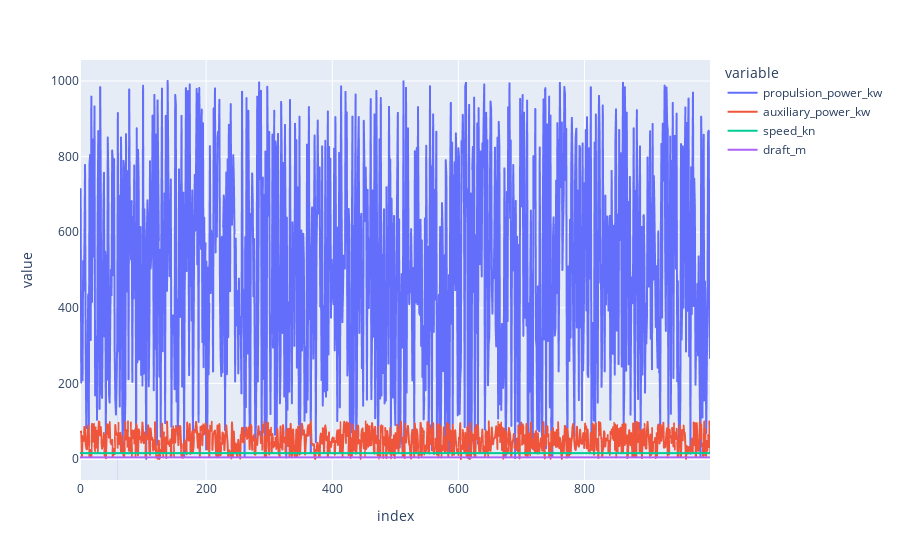

Notebook source saved alongside this figure:
### Code cell
time_array = np.arange(0, 1000, 1)
propulsion_power_array = np.random.random(len(time_array)) * 1000
auxiliary_power_array = np.random.random(len(time_array)) * 100
speed_array = np.random.random(len(time_array)) * 20
draft_array = np.random.random(len(time_array)) * 10

timeseries_result = TimeSeriesResult()
for time, propulsion_power, auxiliary_power in zip(
    time_array, propulsion_power_array, auxiliary_power_array
):
    timeseries_result.propulsion_power_timeseries.append(
        PropulsionPowerInstance(
            epoch_s=time,
            propulsion_power_kw=propulsion_power,
            auxiliary_power_kw=auxiliary_power,
        )
    )
    if random.random() > 0.9:
        timeseries_result.operation_profile.append(
            OperationProfilePoint(epoch_s=time, speed_kn=speed_kn, draft_m=draft_m)
        )

with open("timeseries_test_.sim", "wb") as file:
    file.write(timeseries_result.SerializeToString())

time_series = convert_proto_timeseries_to_pd_dataframe(timeseries_result)
assert np.allclose(time_series["auxiliary_power_kw"].values, auxiliary_power_array)
time_series.plot()

### Figure 1 — Plotly figure (JSON) as saved in the notebook; plotly's stock layout.template omitted (floating-point values rounded to 4 significant figures; data arrays with more than 128 entries replaced by an {"elided": "..."} marker saying what was removed)
{"data": [{"hovertemplate": "variable=propulsion_power_kw<br>index=%{x}<br>value=%{y}<extra></extra>", "legendgroup": "propulsion_power_kw", "line": {"color": "#636efa", "dash": "solid"}, "marker": {"symbol": "circle"}, "mode": "lines", "name": "propulsion_power_kw", "showlegend": true, "type": "scattergl", "x": {"elided": "1000 int values"}, "xaxis": "x", "y": {"elided": "1000 float values"}, "yaxis": "y"}, {"hovertemplate": "variable=auxiliary_power_kw<br>index=%{x}<br>value=%{y}<extra></extra>", "legendgroup": "auxiliary_power_kw", "line": {"color": "#EF553B", "dash": "solid"}, "marker": {"symbol": "circle"}, "mode": "lines", "name": "auxiliary_power_kw", "showlegend": true, "type": "scattergl", "x": {"elided": "1000 int values"}, "xaxis": "x", "y": {"elided": "1000 float values"}, "yaxis": "y"}, {"hovertemplate": "variable=speed_kn<br>index=%{x}<br>value=%{y}<extra></extra>", "legendgroup": "speed_kn", "line": {"color": "#00cc96", "dash": "solid"}, "marker": {"symbol": "circle"}, "mode": "lines", "name": "speed_kn", "showlegend": true, "type": "scattergl", "x": {"elided": "1000 int values"}, "xaxis": "x", "y": {"elided": "1000 float values"}, "yaxis": "y"}, {"hovertemplate": "variable=draft_m<br>index=%{x}<br>value=%{y}<extra></extra>", "legendgroup": "draft_m", "line": {"color": "#ab63fa", "dash": "solid"}, "marker": {"symbol": "circle"}, "mode": "lines", "name": "draft_m", "showlegend": true, "type": "scattergl", "x": {"elided": "1000 int values"}, "xaxis": "x", "y": {"elided": "1000 float values"}, "yaxis": "y"}], "layout": {"legend": {"title": {"text": "variable"}, "tracegroupgap": 0}, "margin": {"t": 60}, "xaxis": {"anchor": "y", "domain": [0, 1], "title": {"text": "index"}}, "yaxis": {"anchor": "x", "domain": [0, 1], "title": {"text": "value"}}}}
